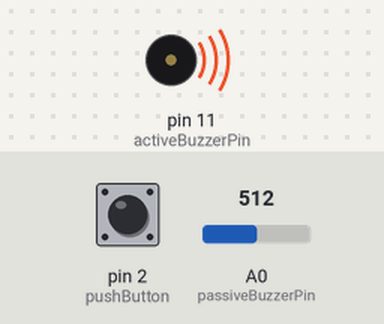
This sketch was run on a simulated Arduino Uno, built with avr-gcc and run on an emulated ATmega328P. Parts: buzzer (waves = sounding). The test bench sets the inputs (shaded band); at power-on: pin 2 (pushButton) HIGH, A0 (passiveBuzzerPin) = 512.

Above: at 5.4 s.
At 8.0 s:
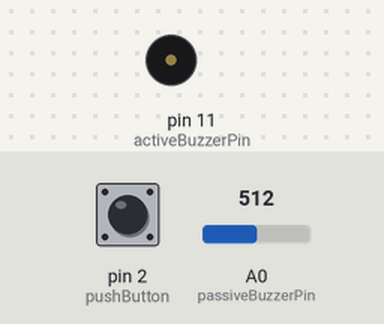
8.1 s: pin 2 (pushButton) pulled LOW for 3.2 s
At 9.0 s:
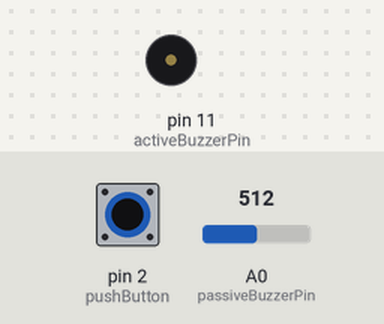
Timing chart, 0 to 11.1 s (numbered marks = the images above; inputs shaded):
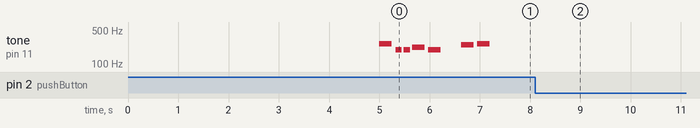

The sketch:

Homework_No_2.ino
```cpp
#include "pitches.h"

int melody[] = {
  NOTE_C4, NOTE_G3, NOTE_G3, NOTE_A3, NOTE_G3, 0, NOTE_B3, NOTE_C4
};


int noteDurations[] = {
  4, 8, 8, 4, 4, 4, 4, 4
};


const int pushButton = 2;
int buttonState = 1;

const int activeBuzzerPin = 11;


const int passiveBuzzerPin = A0;
const int threshold = 1;
int passiveBuzzerValue = 0;
int varCheckKnock = 0;

unsigned long beginTime;
unsigned long currentTime;
unsigned long period = 5000;

void setup() {
  pinMode(pushButton, INPUT_PULLUP);
  pinMode(activeBuzzerPin, OUTPUT);
  pinMode(passiveBuzzerPin, INPUT);
  beginTime = millis();
}

void loop() {
  passiveBuzzerValue = analogRead(passiveBuzzerPin);
  currentTime = millis();
  if(passiveBuzzerValue >= threshold && varCheckKnock == 0){
    varCheckKnock = 1;
    currentTime = millis();
  }
  if(currentTime - beginTime >= period && varCheckKnock == 1){
      if(buttonState >= 1){
        for (int thisNote = 0; thisNote < 8; thisNote++) {

          buttonState = digitalRead(pushButton);
          if(buttonState == 0){
            break;
          }
          int noteDuration = 1000 / noteDurations[thisNote];
          tone(activeBuzzerPin, melody[thisNote], noteDuration);

          int pauseBetweenNotes = noteDuration * 1.30;
          delay(pauseBetweenNotes);
          //noTone(16);
          }
         beginTime = currentTime;
      }
  }
}
```

pitches.h
```cpp
/*************************************************
 * Public Constants
 *************************************************/

#define NOTE_B0  31
#define NOTE_C1  33
#define NOTE_CS1 35
#define NOTE_D1  37
#define NOTE_DS1 39
#define NOTE_E1  41
#define NOTE_F1  44
#define NOTE_FS1 46
#define NOTE_G1  49
#define NOTE_GS1 52
#define NOTE_A1  55
#define NOTE_AS1 58
#define NOTE_B1  62
#define NOTE_C2  65
#define NOTE_CS2 69
#define NOTE_D2  73
#define NOTE_DS2 78
#define NOTE_E2  82
#define NOTE_F2  87
#define NOTE_FS2 93
#define NOTE_G2  98
#define NOTE_GS2 104
#define NOTE_A2  110
#define NOTE_AS2 117
#define NOTE_B2  123
#define NOTE_C3  131
#define NOTE_CS3 139
#define NOTE_D3  147
#define NOTE_DS3 156
#define NOTE_E3  165
#define NOTE_F3  175
#define NOTE_FS3 185
#define NOTE_G3  196
#define NOTE_GS3 208
#define NOTE_A3  220
#define NOTE_AS3 233
#define NOTE_B3  247
#define NOTE_C4  262
#define NOTE_CS4 277
#define NOTE_D4  294
#define NOTE_DS4 311
#define NOTE_E4  330
#define NOTE_F4  349
#define NOTE_FS4 370
#define NOTE_G4  392
#define NOTE_GS4 415
#define NOTE_A4  440
#define NOTE_AS4 466
#define NOTE_B4  494
#define NOTE_C5  523
#define NOTE_CS5 554
#define NOTE_D5  587
#define NOTE_DS5 622
#define NOTE_E5  659
#define NOTE_F5  698
#define NOTE_FS5 740
#define NOTE_G5  784
#define NOTE_GS5 831
#define NOTE_A5  880
#define NOTE_AS5 932
#define NOTE_B5  988
#define NOTE_C6  1047
#define NOTE_CS6 1109
#define NOTE_D6  1175
#define NOTE_DS6 1245
#define NOTE_E6  1319
#define NOTE_F6  1397
#define NOTE_FS6 1480
#define NOTE_G6  1568
#define NOTE_GS6 1661
#define NOTE_A6  1760
#define NOTE_AS6 1865
#define NOTE_B6  1976
#define NOTE_C7  2093
#define NOTE_CS7 2217
#define NOTE_D7  2349
#define NOTE_DS7 2489
#define NOTE_E7  2637
#define NOTE_F7  2794
#define NOTE_FS7 2960
#define NOTE_G7  3136
#define NOTE_GS7 3322
#define NOTE_A7  3520
#define NOTE_AS7 3729
#define NOTE_B7  3951
#define NOTE_C8  4186
#define NOTE_CS8 4435
#define NOTE_D8  4699
#define NOTE_DS8 4978
```

Measured:
- after the input at 8.1 s, tone on pin 11 (activeBuzzerPin): stops changing and stays silent
- by itself, tone on pin 11 (activeBuzzerPin): plays 262 Hz for 0.25 s, 196 Hz for 0.13 s, 196 Hz for 0.13 s, 220 Hz for 0.25 s, 196 Hz for 0.25 s, 247 Hz for 0.25 s … (7 notes in this stretch)
